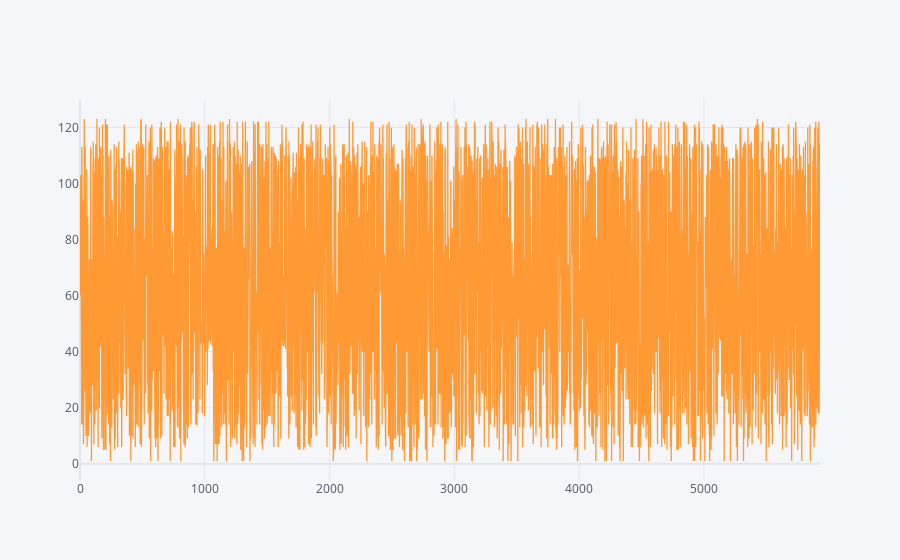

The cell this chart's notebook holds for it:
### Code cell
complaint_df["addr_pct_cd"].iplot()

### Figure 1 — Plotly figure (JSON) as saved in the notebook; plotly's stock layout.template omitted (floating-point values rounded to 4 significant figures; data arrays with more than 128 entries replaced by an {"elided": "..."} marker saying what was removed)
{"data": [{"line": {"color": "rgba(255, 153, 51, 1.0)", "dash": "solid", "shape": "linear", "width": 1.3}, "mode": "lines", "name": "addr_pct_cd", "text": "", "type": "scatter", "x": {"elided": "4413 int values"}, "y": {"elided": "4413 int values"}}], "layout": {"legend": {"bgcolor": "#F5F6F9", "font": {"color": "#4D5663"}}, "paper_bgcolor": "#F5F6F9", "plot_bgcolor": "#F5F6F9", "title": {"font": {"color": "#4D5663"}}, "xaxis": {"gridcolor": "#E1E5ED", "showgrid": true, "tickfont": {"color": "#4D5663"}, "title": {"font": {"color": "#4D5663"}, "text": ""}, "zerolinecolor": "#E1E5ED"}, "yaxis": {"gridcolor": "#E1E5ED", "showgrid": true, "tickfont": {"color": "#4D5663"}, "title": {"font": {"color": "#4D5663"}, "text": ""}, "zerolinecolor": "#E1E5ED"}}}
